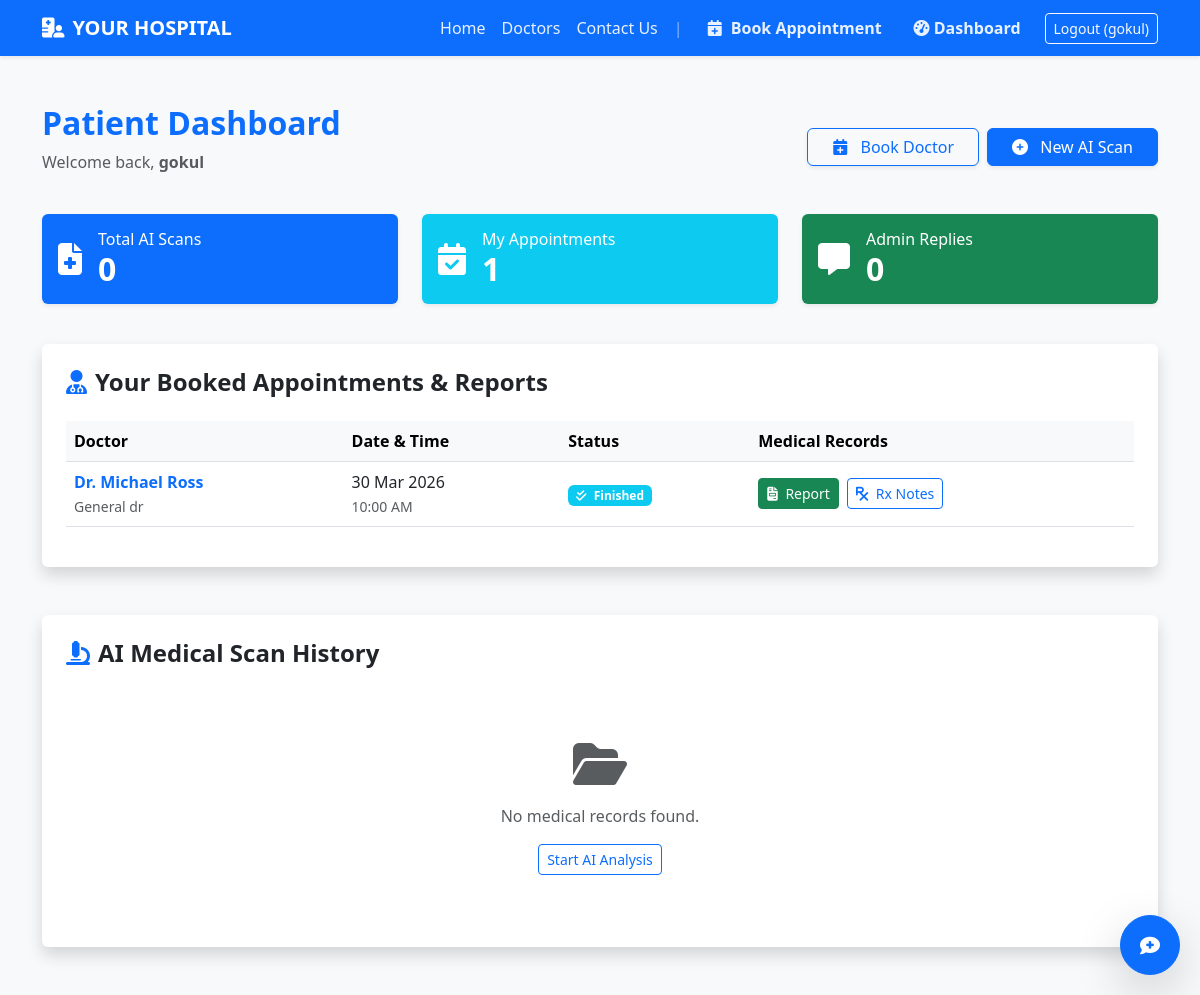
Page /dashboard/ (signed in) on the earlier database version.
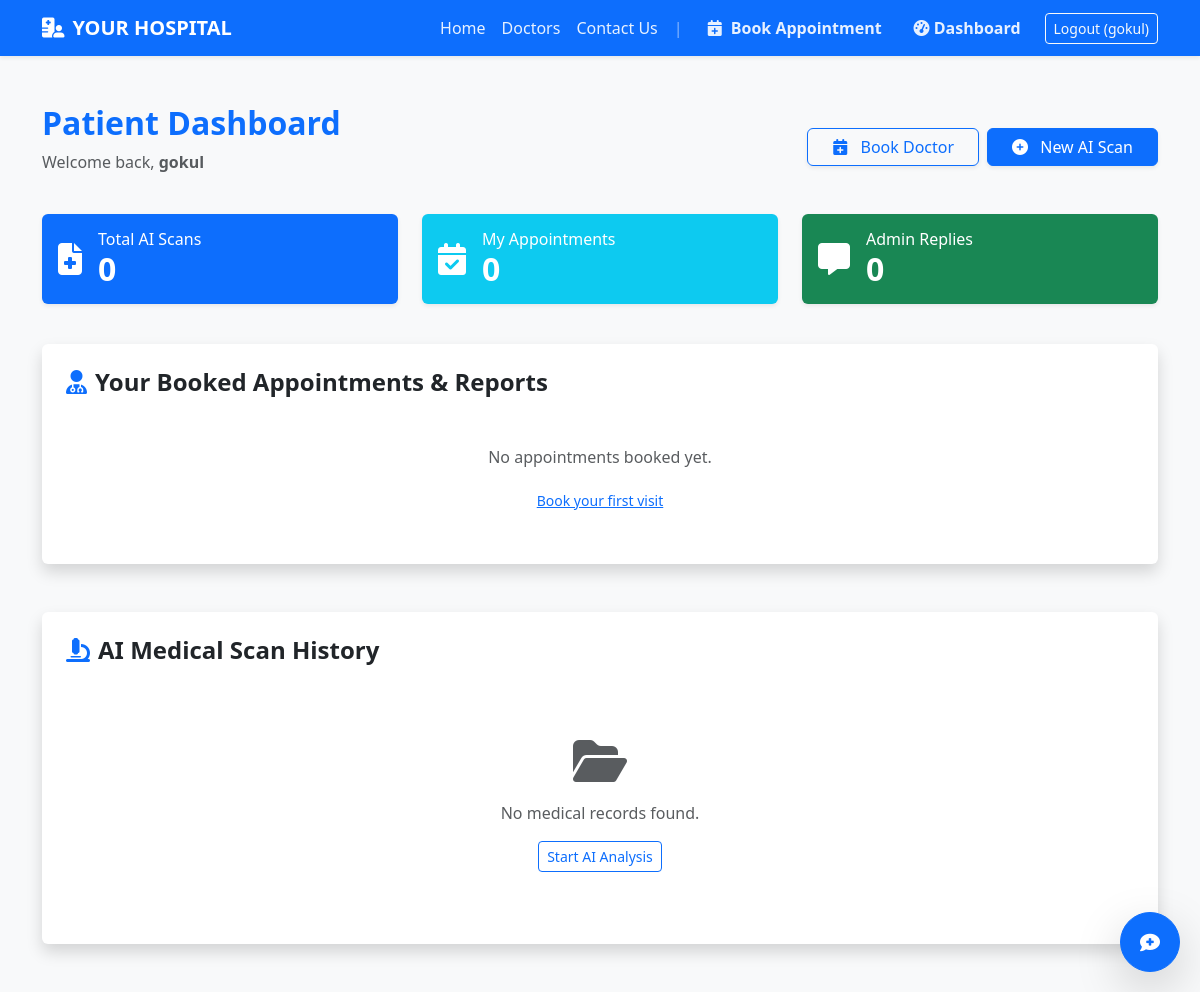
Same page on the later database version.
### core/models.py (models this page shows, shortened)
class Appointment(models.Model):
    patient = models.ForeignKey(User, on_delete=models.CASCADE, related_name='appointments')
    doctor = models.ForeignKey(Doctor, on_delete=models.CASCADE)
    date = models.DateField()
    time_slot = models.CharField(max_length=50)
    symptoms = models.TextField(blank=True)
    created_at = models.DateTimeField(auto_now_add=True)
    is_completed = models.BooleanField(default=False)
    report_image = models.ImageField(upload_to='patient_reports/', blank=True, null=True)
    prescription_notes = models.TextField(blank=True, null=True)
    class Meta:
        unique_together = ('doctor', 'date', 'time_slot')

class Doctor(models.Model):
    name = models.CharField(max_length=100) # e.g., "Dr. Aswin S."
    specialization = models.CharField(max_length=100) # e.g., "Radiologist"
    bio = models.TextField(blank=True, help_text="Short description of the doctor")

### core/views.py (the view)
# urls.py: path('dashboard/', views.dashboard, name='dashboard'),
@login_required
def dashboard(request):
    history = PatientHistory.objects.filter(patient=request.user).order_by('-date_uploaded')
    appointments = Appointment.objects.filter(patient=request.user).order_by('-date')
    my_messages = ContactMessage.objects.filter(user=request.user).order_by('-created_at')
    context = {
        'history': history,
        'appointments': appointments,
        'my_messages': my_messages,
        'today': date.today()
    }
    return render(request, 'dashboard.html', context)

### core/templates/dashboard.html (shortened to what the changed rows need)
{% extends 'base.html' %}
{% block content %}
<div class="container my-5">
    <div class="d-flex justify-content-between align-items-center mb-4">
        <div>
            <h2 class="fw-bold text-primary">Patient Dashboard</h2>
        </div>
    </div>
    <div class="row mb-4">
        <div class="col-md-4 mb-3">
            <div class="card border-0 shadow-sm bg-primary text-white p-3">
                <div class="d-flex align-items-center">
                    <div>
                        <h2 class="fw-bold mb-0">{{ history.count }}</h2>
                    </div>
                </div>
            </div>
        </div>
        <div class="col-md-4 mb-3">
            <div class="card border-0 shadow-sm bg-info text-white p-3">
                <div class="d-flex align-items-center">
                    <div>
                        <h6 class="mb-0">My Appointments</h6>
                        <h2 class="fw-bold mb-0">{{ appointments.count }}</h2>
                    </div>
                </div>
            </div>
        </div>
        <div class="col-md-4 mb-3">
            <div class="card border-0 shadow-sm bg-success text-white p-3">
                <div class="d-flex align-items-center">
                    <div>
                        <h2 class="fw-bold mb-0">{{ my_messages.count }}</h2>
                    </div>
                </div>
            </div>
        </div>
    </div>
    <div class="card shadow border-0 mb-5">
        <div class="card-body p-4">
            {% if appointments %}
            <div class="table-responsive">
                <table class="table table-hover align-middle">
                    <thead class="table-light">
                        <tr>
                            <th>Doctor</th>
                            <th>Date & Time</th>
                            <th>Status</th>
                            <th>Medical Records</th>
                        </tr>
                    </thead>
                    <tbody>
                        {% for appt in appointments %}
                        <tr>
                            <td>
                                <span class="fw-bold text-primary">{{ appt.doctor.name }}</span><br>
                                <small class="text-muted">{{ appt.doctor.specialization }}</small>
                            </td>
                            <td>
                                <div>{{ appt.date|date:"d M Y" }}</div>
                                <small class="text-muted">{{ appt.time_slot }}</small>
                            </td>
                            <td>
                                {% if appt.is_completed %}
                                    <span class="badge bg-info text-white"><i class="fa-solid fa-check-double me-1"></i> Finished</span>
                                {% elif appt.date >= today %}
                                    <span class="badge bg-success shadow-sm">Upcoming</span>
                                {% else %}
                                    <span class="badge bg-secondary">Completed</span>
                                {% endif %}
                            </td>
                            <td>
                                {% if appt.is_completed %}
                                    <div class="d-flex gap-2">
                                        {% if appt.report_image %}
                                            <a href="{{ appt.report_image.url }}" target="_blank" class="btn btn-sm btn-success">
                                                <i class="fa-solid fa-file-invoice me-1"></i> Report
                                            </a>
                                        {% endif %}
                                        {% if appt.prescription_notes %}
                                            <button class="btn btn-sm btn-outline-primary" data-bs-toggle="modal" data-bs-target="#notesModal{{ appt.id }}">
                                                <i class="fa-solid fa-prescription me-1"></i> Rx Notes
                                            </button>
                                        {% endif %}
                                    </div>
                                {% else %}
                                    <span class="text-muted small italic">Processing report...</span>
                                {% endif %}
                            </td>
                        </tr>
                        {% endfor %}
                    </tbody>
                </table>
            </div>
            {% else %}
            <div class="text-center py-4">
                <p class="text-muted italic">No appointments booked yet.</p>
                <a href="{% url 'book_appointment' %}" class="btn btn-sm btn-link">Book your first visit</a>
            </div>
            {% endif %}
        </div>
    </div>
</div>
{% endblock %}

Differences in the rows shown:
removed Appointment: doctor.name "Dr. Michael Ross", doctor.specialization "General dr", date "30 Mar 2026", time_slot "10:00 AM", is_completed True (drawn)
Other differences:
{{ appointments.count }}: "1" → "0"
text no longer shown: "Doctor Date & Time Status Medical Records"
text now shown: "No appointments booked yet. Book your first visit"
